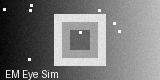
#> input picture simulation/output/reconstructed.png, 160 x 80 px
$ python emeye_simulation.py --image output/reconstructed.png
#> lines starting #> are read from the running program, lines starting #| are printed output that depends on the picture
#!/usr/bin/env python3
"""
EM Eye Power-Line Side-Channel Simulation
==========================================
End-to-end simulation of the EM Eye attack pipeline using synthetic data,
mimicking what would run on real LDSDR + ERA-4SM+ x2 LNA hardware.

Pipeline:
    1. SOURCE   : simulate camera MIPI CSI-2 image transmission
    2. FRONTEND : simulate EM leakage capture via broadband CT + LNA + SDR
    3. WIRELESS : simulate IQ data transport (placeholder for WiFi / Ethernet)
    4. RECEIVE  : capture IQ stream on host PC
    5. RECONS   : EM Eye amplitude demod + Tf/Tr autocorrelation + 2D reshape

Reference:
    Long, Yan, et al. "EM Eye: Characterizing Electromagnetic Side-channel
    Eavesdropping on Embedded Cameras." NDSS 2024.

Hardware target (this simulation models):
    - LDSDR 7010 (AD9363, 70 MHz - 6 GHz, 2T2R, Gigabit Ethernet)
    - Custom ERA-4SM+ x2 LNA (BYO, measured +28 dB @ 100 MHz)
    - Wideband CT (Phase 0: Tekbox TBCP2-1000 or equivalent)

Usage:
    python emeye_simulation.py
    python emeye_simulation.py --image input.png
    python emeye_simulation.py --no-display
"""

import argparse
import os
import time
from pathlib import Path

import numpy as np
import matplotlib
import matplotlib.pyplot as plt
from PIL import Image, ImageDraw


# ============================================================
# Configuration (matching EM Eye paper + our hardware plan)
# ============================================================
CONFIG = {
    'frame_rate_hz': 30.0,        # camera fps (RPi V1)
    'sample_rate_msps': 8.0,      # SDR sample rate (paper: fs=8 MHz)
    'carrier_mhz': 204.0,         # byte clock x 4 (RPi V1 main target)
    'byte_clock_mhz': 51.0,       # MIPI CSI-2 byte rate (RPi V1)
    'img_height': 80,             # H_EM in paper terms
    'img_width': 160,             # W_EM in paper terms
    'n_frames': 2,                # simulate 2 consecutive frames
    'noise_std': 0.06,            # complex Gaussian noise std
    'active_ratio': 0.92,         # active data / total frame time
    'lna_gain_db': 28,            # measured ERA-4SM+ x2 cascade gain
}


def generate_test_image(W, H):
    """Generate synthetic test image with recognizable patterns."""
    img = np.zeros((H, W), dtype=np.uint8)

    # Horizontal gradient (left dark -> right bright)
    grad = np.tile(np.linspace(40, 200, W), (H, 1)).astype(np.uint8)
    img = grad.copy()

    # Concentric squares
    cx, cy = W // 2, H // 2
    for radius in range(min(W, H) // 3, 5, -8):
        x_low, x_high = max(0, cx - radius), min(W, cx + radius)
        y_low, y_high = max(0, cy - radius), min(H, cy + radius)
        val = (50 + (radius * 7)) % 256
        img[y_low:y_high, x_low:x_high] = val

    # Bright dots (high-contrast features)
    np.random.seed(2026)
    for _ in range(8):
        x = np.random.randint(2, W - 3)
        y = np.random.randint(2, H - 3)
        img[y:y + 3, x:x + 3] = 250

    # Text label
    try:
        pil_img = Image.fromarray(img)
        draw = ImageDraw.Draw(pil_img)
        draw.text((5, H - 12), "EM Eye Sim", fill=255)
        img = np.array(pil_img)
    except Exception:
        pass

    return img


def simulate_em_leakage(image, cfg):
    """
    Simulate EM leakage IQ stream from camera image transmission.

    Models:
    - MIPI CSI-2 row-by-row, pixel-by-pixel serial transmission
    - EM emission at byte-clock harmonic (carrier_mhz)
    - SDR down-conversion to baseband IQ (so we generate baseband directly)
    - Per-pixel amplitude proportional to pixel value (paper Eq. 2)
    - Random phase per pixel (simulates RF propagation phase)
    - AWGN representing thermal + interference noise
    """
    fs = cfg['sample_rate_msps'] * 1e6
    Tf = 1.0 / cfg['frame_rate_hz']
    H, W = image.shape
    samples_per_frame = int(fs * Tf)
    n_frames = cfg['n_frames']

    samples_per_row = samples_per_frame // H
    active_samples_per_row = int(samples_per_row * cfg['active_ratio'])
    samples_per_pixel = max(1, active_samples_per_row // W)

    total_samples = samples_per_frame * n_frames
    iq = np.zeros(total_samples, dtype=np.complex64)

    np.random.seed(42)

    for f in range(n_frames):
        frame_offset = f * samples_per_frame
        for row in range(H):
            row_offset = frame_offset + row * samples_per_row
            for col in range(W):
                px_start = row_offset + col * samples_per_pixel
                px_end = px_start + samples_per_pixel
                if px_end > total_samples:
                    break
                pix_val = image[row, col] / 255.0  # normalize 0-1
                phase = 2 * np.pi * np.random.rand()
                iq[px_start:px_end] = pix_val * np.exp(1j * phase)

    # Additive white Gaussian noise (complex)
    noise = cfg['noise_std'] * (
        np.random.randn(total_samples) + 1j * np.random.randn(total_samples)
    )
    iq += noise

    # Apply frontend gain (LNA cascade) - just scales amplitude
    gain_linear = 10 ** (cfg['lna_gain_db'] / 20.0)
    iq *= gain_linear

    return iq, samples_per_frame


def simulate_wireless_transmission(iq, label='LDSDR Gigabit Ethernet'):
    """Simulate transmitting IQ data wirelessly to host PC.

    Real system: TCP/UDP socket over WiFi 6 or Gigabit Ethernet from
    LDSDR to laptop. Here we just compute the bandwidth needed.
    """
    n_samples = len(iq)
    # complex64 = 8 bytes/sample (typical SDR uses 12-bit packed to 16-bit = 4 bytes)
    bytes_per_sample = 4
    total_bytes = n_samples * bytes_per_sample
    bw_mbps = total_bytes * 8 / 1e6
    duration_s = n_samples / (CONFIG['sample_rate_msps'] * 1e6)

    print(f"  Transport: {label}")
    print(f"  Samples  : {n_samples:,}")
    print(f"  Volume   : {total_bytes / 1e6:.2f} MB")
    print(f"  Duration : {duration_s * 1000:.1f} ms")
    print(f"  Required : {bw_mbps:.1f} Mbps (Gigabit Ethernet has 800+ Mbps headroom)")

    return iq.copy()


def estimate_tf(amplitude, fs, expected_fps=30):
    """Estimate frame period Tf using normalized autocorrelation.

    Uses coarse-then-fine search for efficiency. Normalizes by overlap
    count so that bias toward shorter lags (more overlapping samples)
    is removed.
    """
    expected_lag = int(fs / expected_fps)
    lag_min = int(expected_lag * 0.90)
    lag_max = int(expected_lag * 1.10)

    # Coarse search: ~50 lag points
    coarse_step = max(1, (lag_max - lag_min) // 50)
    coarse_lags = np.arange(lag_min, lag_max, coarse_step)
    coarse_vals = np.zeros(len(coarse_lags))

    # Demean amplitude for cleaner correlation
    amp_dm = amplitude - amplitude.mean()

    for i, lag in enumerate(coarse_lags):
        if lag >= len(amp_dm):
            continue
        x1 = amp_dm[:len(amp_dm) - lag]
        x2 = amp_dm[lag:]
        # Normalize by number of overlapping samples (key fix)
        coarse_vals[i] = np.mean(x1 * x2)

    peak_coarse_idx = np.argmax(coarse_vals)
    peak_coarse_lag = coarse_lags[peak_coarse_idx]

    # Fine search around peak (within +/- coarse_step)
    fine_lag_min = max(lag_min, peak_coarse_lag - coarse_step)
    fine_lag_max = min(lag_max, peak_coarse_lag + coarse_step + 1)
    fine_lags = np.arange(fine_lag_min, fine_lag_max)
    fine_vals = np.zeros(len(fine_lags))

    for i, lag in enumerate(fine_lags):
        if lag >= len(amp_dm) or lag <= 0:
            continue
        x1 = amp_dm[:len(amp_dm) - lag]
        x2 = amp_dm[lag:]
        fine_vals[i] = np.mean(x1 * x2)

    peak_fine_idx = np.argmax(fine_vals)
    Tf_samples = fine_lags[peak_fine_idx]

    return Tf_samples, coarse_vals, coarse_lags, fine_vals, fine_lags


def reconstruct_image(iq, cfg):
    """
    Apply EM Eye reconstruction pipeline (matching paper Eq. 2).

    Steps:
        1. Amplitude demodulation: |I + jQ|
        2. Estimate Tf via autocorrelation
        3. Extract one frame
        4. Estimate samples_per_row = Tf / H_expected
        5. Reshape 1D -> 2D
        6. Downsample columns to match expected W
        7. Histogram normalization
    """
    fs = cfg['sample_rate_msps'] * 1e6

    # 1. Amplitude demodulation
    amplitude = np.abs(iq)

    # 2. Estimate Tf
    Tf_samples, _, _, _, _ = estimate_tf(
        amplitude, fs, cfg['frame_rate_hz']
    )
    Tf_ms = Tf_samples / fs * 1000
    print(f"  Estimated Tf  = {Tf_ms:.3f} ms  "
          f"(expected {1000 / cfg['frame_rate_hz']:.3f} ms)")

    # 3. Take one frame
    frame_data = amplitude[:Tf_samples]

    # 4. Compute Tr based on expected H
    H_expected = cfg['img_height']
    W_expected = cfg['img_width']
    Tr_samples = Tf_samples // H_expected
    Tr_us = Tr_samples / fs * 1e6
    print(f"  Estimated Tr  = {Tr_us:.2f} us "
          f"(assuming H={H_expected} rows)")
    print(f"  Samples/pixel = {Tr_samples // W_expected} (W={W_expected})")

    # 5. Reshape to 2D
    truncated = frame_data[:Tr_samples * H_expected]
    image_2d = truncated.reshape(H_expected, Tr_samples)

    # 6. Downsample to expected width by averaging
    active_samples = int(Tr_samples * cfg['active_ratio'])
    if active_samples >= W_expected:
        bin_size = active_samples // W_expected
        active_region = image_2d[:, :W_expected * bin_size]
        image_2d = active_region.reshape(
            H_expected, W_expected, bin_size
        ).mean(axis=2)
    else:
        image_2d = image_2d[:, :W_expected]

    # 7. Histogram normalization (full range stretch)
    img_min, img_max = image_2d.min(), image_2d.max()
    if img_max > img_min:
        image_2d = (image_2d - img_min) / (img_max - img_min) * 255

    return image_2d.astype(np.uint8), Tf_ms, Tr_us


def compute_metrics(original, reconstructed):
    """Compute SSIM, correlation, MSE between original and reconstructed."""
    orig = original.astype(np.float64)
    recon = reconstructed.astype(np.float64)

    # Mean Squared Error
    mse = np.mean((orig - recon) ** 2)

    # Correlation coefficient
    orig_flat = orig.flatten() - orig.mean()
    recon_flat = recon.flatten() - recon.mean()
    if orig_flat.std() > 0 and recon_flat.std() > 0:
        corr = np.mean(orig_flat * recon_flat) / (orig_flat.std() * recon_flat.std())
    else:
        corr = 0.0

    # Simple SSIM proxy (ignores luminance/contrast structure terms separately)
    mu_x = orig.mean()
    mu_y = recon.mean()
    sigma_x2 = orig.var()
    sigma_y2 = recon.var()
    sigma_xy = np.mean((orig - mu_x) * (recon - mu_y))
    c1 = (0.01 * 255) ** 2
    c2 = (0.03 * 255) ** 2
    ssim = ((2 * mu_x * mu_y + c1) * (2 * sigma_xy + c2)) / \
        ((mu_x ** 2 + mu_y ** 2 + c1) * (sigma_x2 + sigma_y2 + c2))

    return {'mse': mse, 'corr': corr, 'ssim': ssim}


def visualize_pipeline(original, iq, reconstructed, metrics, cfg, save_path):
    """Generate end-to-end pipeline visualization."""
    fs = cfg['sample_rate_msps'] * 1e6
    samples_per_frame = int(fs / cfg['frame_rate_hz'])

    fig, axes = plt.subplots(2, 2, figsize=(14, 9))

    # (a) Original image
    axes[0, 0].imshow(original, cmap='gray', vmin=0, vmax=255)
    axes[0, 0].set_title(
        f'(a) Original camera image\n'
        f'{original.shape[1]} x {original.shape[0]} grayscale',
        fontsize=11
    )
    axes[0, 0].axis('off')

    # (b) IQ amplitude (1 frame)
    amp_1f = np.abs(iq[:samples_per_frame])
    t_ms = np.arange(len(amp_1f)) / fs * 1000
    axes[0, 1].plot(t_ms, amp_1f, linewidth=0.3, color='steelblue')
    axes[0, 1].set_title(
        f'(b) Received IQ amplitude (1 frame)\n'
        f'fc = {cfg["carrier_mhz"]} MHz, fs = {cfg["sample_rate_msps"]} MSPS',
        fontsize=11
    )
    axes[0, 1].set_xlabel('Time (ms)')
    axes[0, 1].set_ylabel('|I + jQ|')
    axes[0, 1].grid(True, alpha=0.3)

    # (c) Autocorrelation for Tf (use the corrected normalized version)
    amp = np.abs(iq)
    _, coarse_vals, coarse_lags, _, _ = estimate_tf(
        amp, fs, cfg['frame_rate_hz']
    )
    auto_norm = coarse_vals / np.max(np.abs(coarse_vals))
    lag_ms = coarse_lags / fs * 1000
    peak_lag_ms = coarse_lags[np.argmax(coarse_vals)] / fs * 1000

    axes[1, 0].plot(lag_ms, auto_norm, linewidth=1, color='darkgreen', marker='.', markersize=4)
    axes[1, 0].axvline(
        peak_lag_ms, color='red', linestyle='--',
        label=f'Peak: {peak_lag_ms:.2f} ms'
    )
    axes[1, 0].axvline(
        1000 / cfg['frame_rate_hz'], color='gray', linestyle=':',
        label=f'Expected: {1000/cfg["frame_rate_hz"]:.2f} ms'
    )
    axes[1, 0].set_title('(c) Tf estimation via autocorrelation', fontsize=11)
    axes[1, 0].set_xlabel('Lag (ms)')
    axes[1, 0].set_ylabel('Normalized autocorrelation')
    axes[1, 0].legend(loc='best', fontsize=9)
    axes[1, 0].grid(True, alpha=0.3)

    # (d) Reconstructed
    axes[1, 1].imshow(reconstructed, cmap='gray', vmin=0, vmax=255)
    axes[1, 1].set_title(
        f'(d) Reconstructed (EM Eye pipeline)\n'
        f'SSIM={metrics["ssim"]:.3f}, Corr={metrics["corr"]:.3f}, '
        f'MSE={metrics["mse"]:.0f}',
        fontsize=11
    )
    axes[1, 1].axis('off')

    plt.suptitle(
        'EM Eye Power-Line Side-Channel Simulation - End-to-End Pipeline',
        fontsize=13, fontweight='bold'
    )
    plt.tight_layout()
    plt.savefig(save_path, dpi=120, bbox_inches='tight')
    print(f"\n  Visualization saved: {save_path}")
    return fig


def main():
    parser = argparse.ArgumentParser(
        description='EM Eye Power-Line Side-Channel Simulation'
    )
    parser.add_argument('--image', type=str, default=None,
                        help='Input image (PNG/JPG); auto-generates if omitted')
    parser.add_argument('--output', type=str, default='output/reconstructed.png',
                        help='Reconstructed image output path')
    parser.add_argument('--vis', type=str, default='output/simulation_result.png',
                        help='4-panel visualization output path')
    parser.add_argument('--no-display', action='store_true',
                        help='Skip matplotlib show() (batch mode)')
    parser.add_argument('--seed', type=int, default=42,
                        help='Random seed (default 42)')
    args = parser.parse_args()

    np.random.seed(args.seed)
    cfg = CONFIG.copy()

    # Ensure output directory exists
    Path(args.output).parent.mkdir(parents=True, exist_ok=True)
    Path(args.vis).parent.mkdir(parents=True, exist_ok=True)

    print("=" * 72)
    print("  EM Eye Power-Line Side-Channel Attack Simulation")
    print("  Based on Long et al., NDSS 2024")
    print("=" * 72)
    print()
    print(f"Hardware target: LDSDR 7010 + ERA-4SM+ x2 LNA + broadband CT")
    print(f"  Carrier        : {cfg['carrier_mhz']} MHz "
          f"(RPi V1 byte clock x 4)")
    print(f"  Sample rate    : {cfg['sample_rate_msps']} MSPS")
    print(f"  Frame rate     : {cfg['frame_rate_hz']} Hz")
    print(f"  Image dims     : {cfg['img_width']} x {cfg['img_height']}")
    print(f"  N frames       : {cfg['n_frames']}")
    print(f"  Frontend gain  : +{cfg['lna_gain_db']} dB "
          f"(measured ERA-4SM+ x2)")

    t0 = time.time()

    # ---- Step 1: Source image ----
    print("\n[1/5] SOURCE  ----------------------------------------------------")
    if args.image and os.path.exists(args.image):
        img = np.array(
            Image.open(args.image).convert('L').resize(
                (cfg['img_width'], cfg['img_height'])
            )
        )
#> img is the input picture: shape (80, 160); min 0, max 255, mean 119
        print(f"  Loaded user image: {args.image}")
    else:
        img = generate_test_image(cfg['img_width'], cfg['img_height'])
        print(f"  Generated synthetic test image: shape={img.shape}")

    src_path = Path(args.output).parent / 'source_image.png'
    Image.fromarray(img).save(src_path)
    print(f"  Source saved: {src_path}")

    # ---- Step 2: Frontend signal acquisition ----
    print("\n[2/5] FRONTEND  --------------------------------------------------")
    print("  Simulating CT + LNA + AD9363 mixer + ADC ...")
    t_start = time.time()
    iq, samples_per_frame = simulate_em_leakage(img, cfg)
#> samples_per_frame = 266666
    t_gen = time.time() - t_start
    print(f"  Generation time: {t_gen:.2f}s")
    print(f"  Samples generated: {len(iq):,}")
#|   Samples generated: 533,332
    print(f"  Duration: {len(iq) / (cfg['sample_rate_msps'] * 1e6) * 1000:.1f} ms")
#|   Duration: 66.7 ms
    print(f"  Peak |IQ|: {np.abs(iq).max():.2f}")
#|   Peak |IQ|: 29.67
    print(f"  Mean |IQ|: {np.abs(iq).mean():.2f}")
#|   Mean |IQ|: 11.04

    # ---- Step 3: Wireless transmission ----
    print("\n[3/5] WIRELESS TRANSPORT  ----------------------------------------")
    received_iq = simulate_wireless_transmission(
        iq, label='LDSDR Gigabit Ethernet -> Host PC'
    )
#> in simulate_wireless_transmission, `n_samples = len(iq)`: n_samples = 533332
#> in simulate_wireless_transmission, `total_bytes = n_samples * bytes_per_sample`: total_bytes = 2133328
#> in simulate_wireless_transmission, `bw_mbps = total_bytes * 8 / 1e6`: bw_mbps = 17.07
#> in simulate_wireless_transmission, `duration_s = n_samples / (CONFIG['sample_rate_msps'] * 1e6)`: duration_s = 0.0667
#|   Samples  : 533,332
#|   Volume   : 2.13 MB
#|   Duration : 66.7 ms
#|   Required : 17.1 Mbps (Gigabit Ethernet has 800+ Mbps headroom)

    # ---- Step 4: Reconstruction ----
    print("\n[4/5] RECONSTRUCTION  --------------------------------------------")
    print("  Applying EM Eye amplitude demodulation pipeline ...")
    t_start = time.time()
    reconstructed, Tf_ms, Tr_us = reconstruct_image(received_iq, cfg)
#> after the loop in estimate_tf, `for i, lag in enumerate(coarse_lags):`: coarse_vals = 51 values, max 41.89 at index 25, min -20.55 at index 45, mean 1.37
#> in estimate_tf, `peak_coarse_idx = np.argmax(coarse_vals)`: peak_coarse_idx = 25
#> in estimate_tf, `peak_coarse_lag = coarse_lags[peak_coarse_idx]`: peak_coarse_lag = 266649
#> in estimate_tf, `fine_lag_min = max(lag_min, peak_coarse_lag - coarse_step)`: fine_lag_min = 265583
#> in estimate_tf, `fine_lag_max = min(lag_max, peak_coarse_lag + coarse_step + 1)`: fine_lag_max = 267716
#> after the loop in estimate_tf, `for i, lag in enumerate(fine_lags):`: fine_vals = 2133 values, max 45.51 at index 1083, min -11.45 at index 0, mean 11.65
#> in estimate_tf, `peak_fine_idx = np.argmax(fine_vals)`: peak_fine_idx = 1083
#> in estimate_tf, `Tf_samples = fine_lags[peak_fine_idx]`: Tf_samples = 266666
#> in reconstruct_image, `Tf_ms = Tf_samples / fs * 1000`: Tf_ms = 33.33
#|   Estimated Tf  = 33.333 ms  (expected 33.333 ms)
#> in reconstruct_image, `Tr_samples = Tf_samples // H_expected`: Tr_samples = 3333
#> in reconstruct_image, `Tr_us = Tr_samples / fs * 1e6`: Tr_us = 416.6
#|   Estimated Tr  = 416.62 us (assuming H=80 rows)
#|   Samples/pixel = 20 (W=160)
#> in reconstruct_image, `active_samples = int(Tr_samples * cfg['active_ratio'])`: active_samples = 3066
#> in reconstruct_image, `bin_size = active_samples // W_expected`: bin_size = 19
#> in reconstruct_image, `img_min, img_max = image_2d.min(), image_2d.max()`: img_min = 1.21; img_max = 26.01
#> Tf_ms = 33.33; Tr_us = 416.6
    t_recon = time.time() - t_start
    print(f"  Reconstruction time: {t_recon:.2f}s")
    print(f"  Output shape: {reconstructed.shape}")
#|   Output shape: (80, 160)

    # ---- Step 5: Output + metrics ----
    print("\n[5/5] OUTPUT  ----------------------------------------------------")
    metrics = compute_metrics(img, reconstructed)
#> in compute_metrics, `mse = np.mean((orig - recon) ** 2)`: mse = 102.2
#> in compute_metrics, `orig_flat = orig.flatten() - orig.mean()`: orig_flat = 12800 values, max 136 at index 9628, min -119 at index 1760, mean -5.4e-15
#> in compute_metrics, `recon_flat = recon.flatten() - recon.mean()`: recon_flat = 12800 values, max 145.3 at index 9628, min -109.7 at index 3680, mean 5.68e-16
#> in compute_metrics, `corr = np.mean(orig_flat * recon_flat) / (orig_flat.std() * recon_flat..`: corr = 0.998
#> in compute_metrics, `mu_x = orig.mean()`: mu_x = 119
#> in compute_metrics, `mu_y = recon.mean()`: mu_y = 109.7
#> in compute_metrics, `sigma_x2 = orig.var()`: sigma_x2 = 4443.6
#> in compute_metrics, `sigma_y2 = recon.var()`: sigma_y2 = 4363.2
#> in compute_metrics, `sigma_xy = np.mean((orig - mu_x) * (recon - mu_y))`: sigma_xy = 4395.9
#> in compute_metrics, `ssim = ((2 * mu_x * mu_y + c1) * (2 * sigma_xy + c2)) / \ ((mu_x ** 2 ..`: ssim = 0.995
#> metrics = {'mse': 102.2, 'corr': 0.998, 'ssim': 0.995}
    print(f"  SSIM        : {metrics['ssim']:.4f}")
#|   SSIM        : 0.9950
    print(f"  Correlation : {metrics['corr']:.4f}")
#|   Correlation : 0.9983
    print(f"  MSE         : {metrics['mse']:.2f}")
#|   MSE         : 102.22

    Image.fromarray(reconstructed).save(args.output)
    print(f"  Reconstructed saved: {args.output}")

    # ---- Visualization ----
    fig = visualize_pipeline(img, received_iq, reconstructed, metrics, cfg, args.vis)
#> in visualize_pipeline, `_, coarse_vals, coarse_lags, _, _ = estimate_tf( amp, fs, cfg['frame_r..`: coarse_lags = 51 values from 239999 to 293299
#> in visualize_pipeline, `auto_norm = coarse_vals / np.max(np.abs(coarse_vals))`: auto_norm = 51 values, max 1 at index 25, min -0.491 at index 45, mean 0.0327
#> in visualize_pipeline, `lag_ms = coarse_lags / fs * 1000`: lag_ms = 51 values from 30 to 36.66
#> in visualize_pipeline, `peak_lag_ms = coarse_lags[np.argmax(coarse_vals)] / fs * 1000`: peak_lag_ms = 33.33
#> in visualize_pipeline, `plt.savefig(save_path, dpi=120, bbox_inches='tight')`:
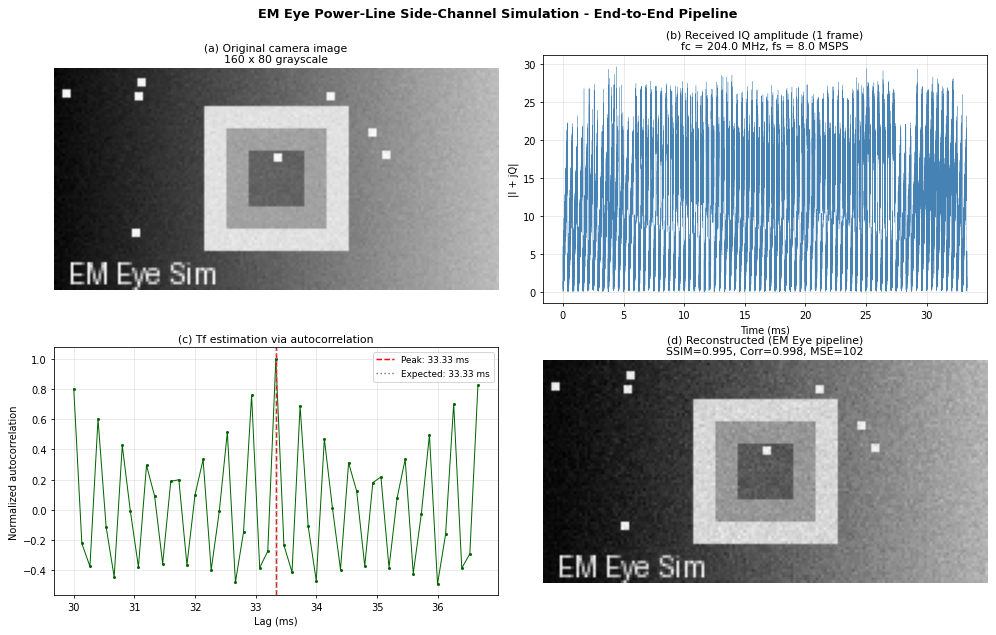
#> figure drawn by matplotlib, 4 panels; panel 2: curve peaks at x = 4.4, y = 29.67; panel 3: curve peaks at x = 33.33, y = 1

    elapsed = time.time() - t0
    print(f"\nTotal runtime: {elapsed:.1f}s")

    print("\n" + "=" * 72)
    print("  Simulation complete!")
    print("=" * 72)
    print("\nNext steps:")
    print("  - On real hardware, replace simulate_em_leakage() with LDSDR")
    print("    IQ capture via libiio / GNURadio sink")
    print("  - Replace simulate_wireless_transmission() with TCP socket from")
    print("    LDSDR PS to host PC over Gigabit Ethernet")
    print("  - The reconstruct_image() pipeline is hardware-agnostic and runs")
    print("    on host PC unchanged")
    print()

    if not args.no_display:
        try:
            plt.show()
        except Exception as e:
            print(f"  Note: cannot display interactively ({e})")


if __name__ == '__main__':
    main()
